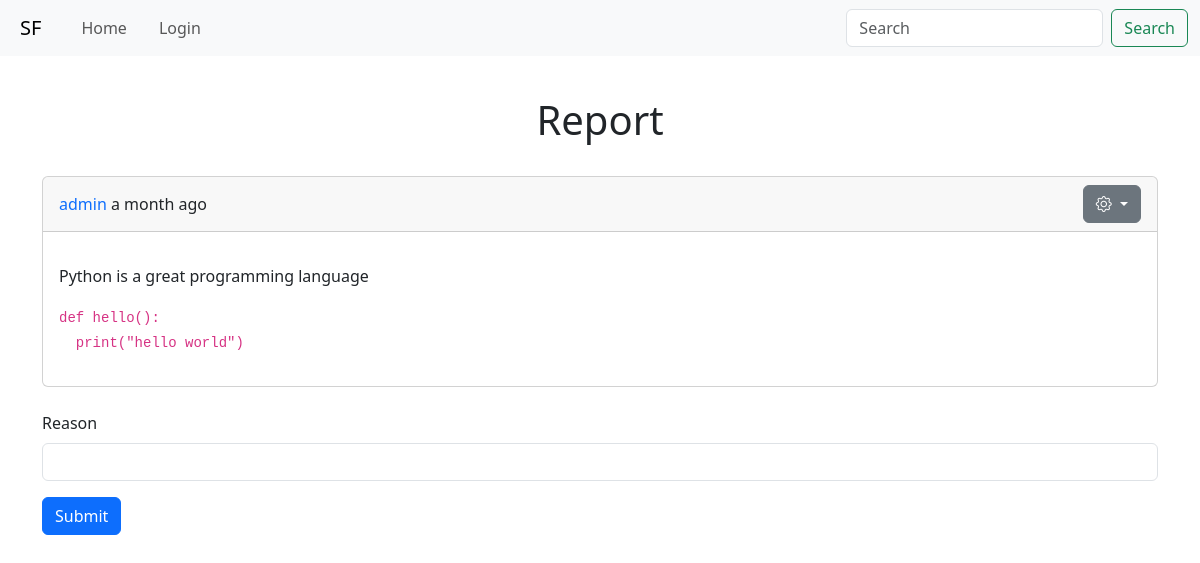
Page /post/report/1 on the committed database.
### app/models.py (models this page shows, shortened)
class User(UserMixin, db.Model):
    id: so.Mapped[int] = so.mapped_column(primary_key=True)
    username: so.Mapped[str] = so.mapped_column(sa.String(64), index=True, unique=True)
    email: so.Mapped[str] = so.mapped_column(sa.String(120), index=True, unique=True)
    password_hash: so.Mapped[Optional[str]] = so.mapped_column(sa.String(256))
    about_me: so.Mapped[Optional[str]] = so.mapped_column(sa.String(140))
    last_seen: so.Mapped[Optional[datetime]] = so.mapped_column(sa.DateTime(),
                                                                default=lambda: datetime.now(timezone.utc))
    joined: so.Mapped[datetime] = so.mapped_column(sa.DateTime(), default=lambda: datetime.now(timezone.utc))
    admin: so.Mapped[bool] = so.mapped_column(sa.Boolean(), default=False)
    posts: so.WriteOnlyMapped['Post'] = so.relationship('Post',
                                                        back_populates='author',
                                                        passive_deletes=True)
    threads: so.WriteOnlyMapped['Thread'] = so.relationship('Thread',
                                                            back_populates='user',
                                                            passive_deletes=True)

class Post(db.Model):
    id: so.Mapped[int] = so.mapped_column(primary_key=True)
    body: so.Mapped[str] = so.mapped_column(sa.String(1_000))
    body_raw: so.Mapped[str] = so.mapped_column(sa.String(1_000))
    timestamp: so.Mapped[datetime] = so.mapped_column(sa.DateTime(), index=True,
                                                      default=lambda: datetime.now(timezone.utc))
    user_id: so.Mapped[int] = so.mapped_column(sa.ForeignKey(User.id, ondelete='CASCADE'), index=True)
    thread_id: so.Mapped[int] = so.mapped_column(sa.ForeignKey(Thread.id, ondelete='CASCADE'), index=True)
    author: so.Mapped[User] = so.relationship('User', back_populates='posts')
    thread: so.Mapped[Thread] = so.relationship('Thread', back_populates='posts')
    reports: so.WriteOnlyMapped['Report'] = so.relationship('Report',
                                                            back_populates='post',
                                                            passive_deletes=True)

### app/main/routes.py (the view)
@bp.route('/post/report/<int:id>', methods=['GET', 'POST'])
def report(id):
    post = Post.query.get_or_404(id)
    if current_user.is_authenticated and current_user.id == post.author.id:
        flash('You can not report your own post!')
        return redirect(url_for('main.index'))
    form = ReportForm()
    if form.validate_on_submit():
        report = Report(reason=form.reason.data, post_id=id)
        db.session.add(report)
        db.session.commit()
        flash('Post reported!')
        return redirect(url_for('main.index'))
    return render_template('report.html', post=post, form=form)

### app/main/forms.py
class ReportForm(FlaskForm):
    reason = StringField('Reason', validators=[Length(min=1, max=1000)])
    submit = SubmitField('Submit')

### app/main/routes.py (called while the page is built)
@bp.before_request
def before_request():
    if current_user.is_authenticated:
        current_user.last_seen = datetime.now(timezone.utc)
        db.session.commit()

### app/templates/report.html
{% extends "base.html" %}
{% from "macros.html" import quick_form with context %}
{% block content %}
    <h1 class="text-center p-4">Report</h1>
    {% include 'post.html' %}
    <br/>
    {{ quick_form(form) }}
{% endblock %}

### app/templates/post.html (shortened to what this page needs)
<div class="card">
    <div class="card-header d-flex justify-content-between align-items-center">
                <span>
                <a class="text-decoration-none"
                   href="{{ url_for('main.user', username=post.author.username) }}">{{ post.author.username }}
                </a> {{ moment(post.timestamp).fromNow() }}
                </span>
        <div class="dropdown">
            <button class="btn btn-secondary dropdown-toggle" type="button" data-bs-toggle="dropdown"
                    aria-expanded="false">
                <i class="bi bi-gear"></i>
            </button>
        </div>
    </div>
    <div class="card-body">
        <p>{{ post.body | safe }}</p>
    </div>
</div>

### app/templates/base.html (style rules this page uses)
code { white-space: pre-wrap }

### rows in the picture
User: author.username "admin"
Post: timestamp "a month ago", body "Python is a great programming language def hello(): print(\"hello world\")"

### other values in the picture
{{ field.label(class='form-label') }} "Reason"
